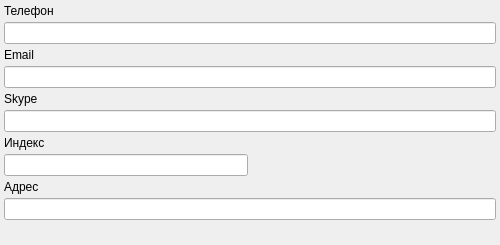
     <widget class="QWidget" name="page_2">
      <layout class="QGridLayout" name="gridLayout_3">
       <property name="leftMargin">
        <number>4</number>
       </property>
       <property name="topMargin">
        <number>4</number>
       </property>
       <property name="rightMargin">
        <number>4</number>
       </property>
       <property name="bottomMargin">
        <number>4</number>
       </property>
       <property name="spacing">
        <number>4</number>
       </property>
       <item row="0" column="0">
        <widget class="QLabel" name="label_21">
         <property name="text">
          <string>Телефон</string>
         </property>
        </widget>
       </item>
       <item row="1" column="0" colspan="2">
        <widget class="QLineEdit" name="lineEditPhone">
         <property name="minimumSize">
          <size>
           <width>150</width>
           <height>20</height>
          </size>
         </property>
         <property name="maxLength">
          <number>125</number>
         </property>
        </widget>
       </item>
       <item row="2" column="0">
        <widget class="QLabel" name="label_20">
         <property name="text">
          <string>Email</string>
         </property>
        </widget>
       </item>
       <item row="3" column="0" colspan="2">
        <widget class="QLineEdit" name="lineEditEmail">
         <property name="minimumSize">
          <size>
           <width>100</width>
           <height>0</height>
          </size>
         </property>
         <property name="maxLength">
          <number>125</number>
         </property>
        </widget>
       </item>
       <item row="4" column="0">
        <widget class="QLabel" name="label_19">
         <property name="text">
          <string>Skype</string>
         </property>
        </widget>
       </item>
       <item row="5" column="0" colspan="2">
        <widget class="QLineEdit" name="lineEditSkype">
         <property name="minimumSize">
          <size>
           <width>100</width>
           <height>0</height>
          </size>
         </property>
         <property name="maxLength">
          <number>127</number>
         </property>
        </widget>
       </item>
       <item row="6" column="0">
        <widget class="QLabel" name="label_17">
         <property name="text">
          <string>Индекс</string>
         </property>
        </widget>
       </item>
       <item row="7" column="0">
        <widget class="QLineEdit" name="lineEditPostIndex">
         <property name="minimumSize">
          <size>
           <width>100</width>
           <height>0</height>
          </size>
         </property>
         <property name="maximumSize">
          <size>
           <width>16777215</width>
           <height>16777215</height>
          </size>
         </property>
         <property name="text">
          <string/>
         </property>
         <property name="maxLength">
          <number>20</number>
         </property>
        </widget>
       </item>
       <item row="7" column="1">
        <spacer name="horizontalSpacer_4">
         <property name="orientation">
          <enum>Qt::Horizontal</enum>
         </property>
         <property name="sizeHint" stdset="0">
          <size>
           <width>187</width>
           <height>20</height>
          </size>
         </property>
        </spacer>
       </item>
       <item row="8" column="0">
        <widget class="QLabel" name="label_18">
         <property name="text">
          <string>Адрес</string>
         </property>
        </widget>
       </item>
       <item row="9" column="0" colspan="2">
        <widget class="QLineEdit" name="lineEditAddress">
         <property name="minimumSize">
          <size>
           <width>100</width>
           <height>0</height>
          </size>
         </property>
         <property name="maxLength">
          <number>255</number>
         </property>
        </widget>
       </item>
       <item row="10" column="0" colspan="2">
        <spacer name="verticalSpacer_6">
         <property name="orientation">
          <enum>Qt::Vertical</enum>
         </property>
         <property name="sizeHint" stdset="0">
          <size>
           <width>492</width>
           <height>21</height>
          </size>
         </property>
        </spacer>
       </item>
      </layout>
     </widget>
